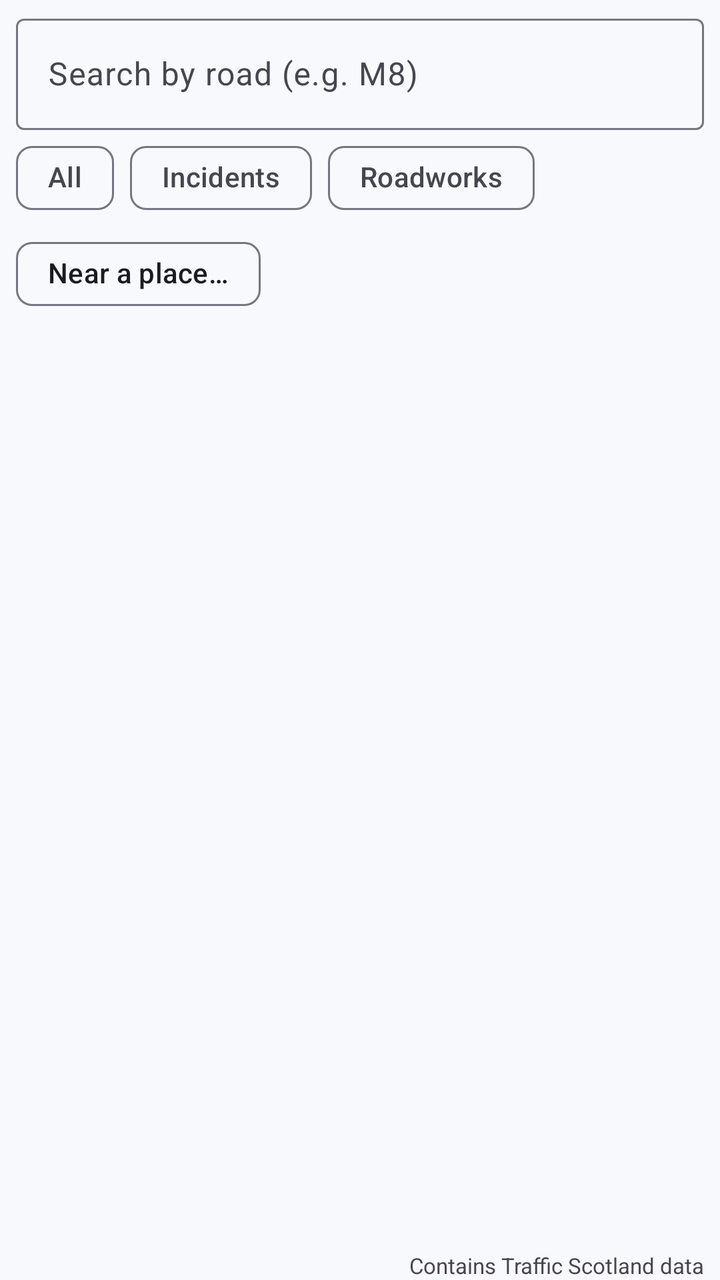
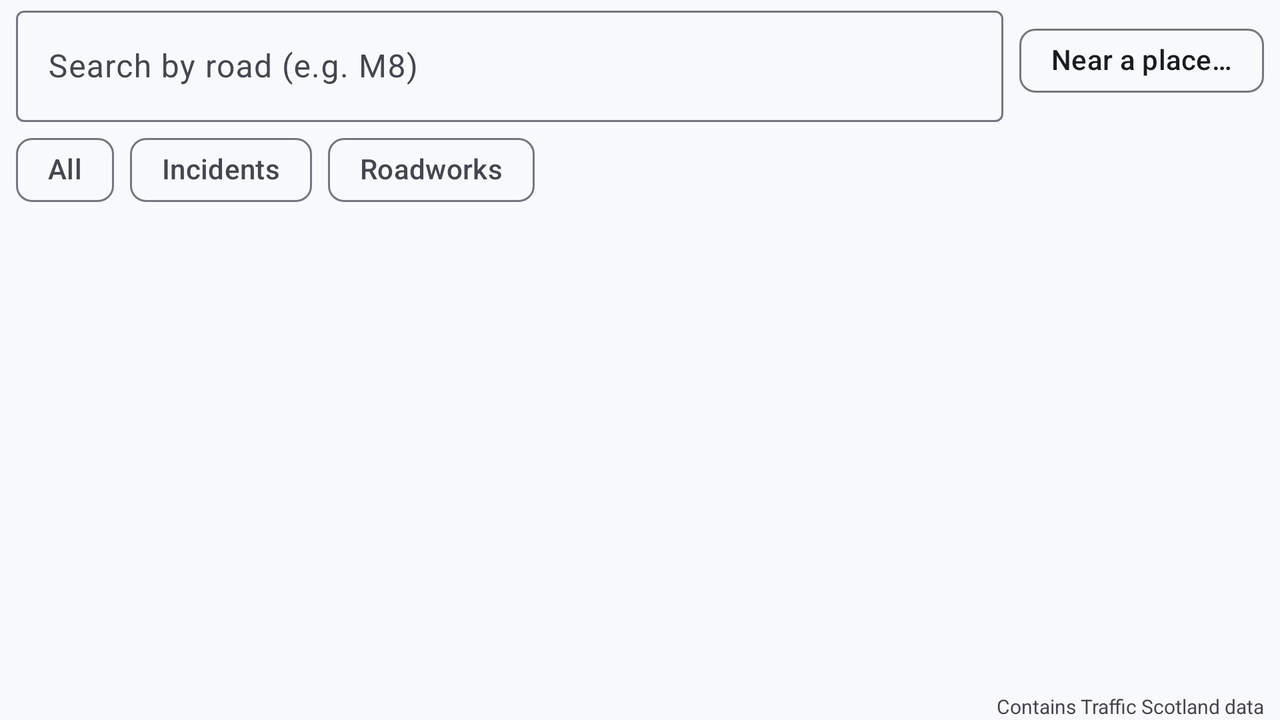

The same Android screen from two of the app's own layout files: first res/layout/ as a phone draws it, then the repository's variant for another configuration, drawn on a device whose configuration selects that folder. Both files follow.
<!-- AndroidManifest.xml: application theme Theme.Brady_Jack_S2327712 -->
<!-- res/layout/fragment_situation_list.xml -->
<?xml version="1.0" encoding="utf-8"?>
<LinearLayout xmlns:android="http://schemas.android.com/apk/res/android"
    xmlns:app="http://schemas.android.com/apk/res-auto"
    android:layout_width="match_parent"
    android:layout_height="match_parent"
    android:orientation="vertical"
    android:paddingStart="8dp"
    android:paddingEnd="8dp">

    <com.google.android.material.textfield.TextInputLayout
        style="@style/Widget.Material3.TextInputLayout.OutlinedBox"
        android:layout_width="match_parent"
        android:layout_height="wrap_content"
        android:layout_marginTop="4dp"
        android:hint="@string/search_road_hint"
        app:endIconMode="clear_text">

        <com.google.android.material.textfield.MaterialAutoCompleteTextView
            style="@style/Widget.Material3.AutoCompleteTextView.OutlinedBox"
            android:id="@+id/roadSearch"
            android:layout_width="match_parent"
            android:layout_height="wrap_content"
            android:completionThreshold="1"
            android:imeOptions="actionSearch"
            android:inputType="textCapCharacters|textNoSuggestions"
            android:maxLines="1" />
    </com.google.android.material.textfield.TextInputLayout>

    <com.google.android.material.chip.ChipGroup
        android:id="@+id/filterGroup"
        android:layout_width="match_parent"
        android:layout_height="wrap_content"
        app:singleSelection="true"
        app:selectionRequired="true">

        <com.google.android.material.chip.Chip
            android:id="@+id/chipAll"
            style="@style/Widget.Material3.Chip.Filter"
            android:layout_width="wrap_content"
            android:layout_height="wrap_content"
            android:text="@string/filter_all" />

        <com.google.android.material.chip.Chip
            android:id="@+id/chipIncidents"
            style="@style/Widget.Material3.Chip.Filter"
            android:layout_width="wrap_content"
            android:layout_height="wrap_content"
            android:text="@string/filter_incidents" />

        <com.google.android.material.chip.Chip
            android:id="@+id/chipRoadworks"
            style="@style/Widget.Material3.Chip.Filter"
            android:layout_width="wrap_content"
            android:layout_height="wrap_content"
            android:text="@string/filter_roadworks" />
    </com.google.android.material.chip.ChipGroup>

    <com.google.android.material.chip.Chip
        android:id="@+id/distanceChip"
        style="@style/Widget.Material3.Chip.Assist"
        android:layout_width="wrap_content"
        android:layout_height="wrap_content"
        android:text="@string/distance_off" />

    <TextView
        android:id="@+id/statusText"
        android:layout_width="match_parent"
        android:layout_height="wrap_content"
        android:textSize="13sp"
        android:textStyle="bold" />

    <TextView
        android:id="@+id/resultCount"
        android:layout_width="match_parent"
        android:layout_height="wrap_content"
        android:textSize="12sp" />

    <com.google.android.material.progressindicator.LinearProgressIndicator
        android:id="@+id/progress"
        android:layout_width="match_parent"
        android:layout_height="wrap_content"
        android:indeterminate="true"
        android:visibility="gone" />

    <ListView
        android:id="@+id/situationList"
        android:layout_width="match_parent"
        android:layout_height="0dp"
        android:layout_weight="1" />

    <TextView
        android:id="@+id/emptyText"
        android:layout_width="match_parent"
        android:layout_height="0dp"
        android:layout_weight="1"
        android:gravity="center"
        android:text="@string/no_situations"
        android:visibility="gone" />

    <TextView
        android:layout_width="match_parent"
        android:layout_height="wrap_content"
        android:gravity="end"
        android:textSize="11sp"
        android:text="@string/attribution" />
</LinearLayout>
<!-- resources referenced by this layout -->
<resources>
  <string name="attribution">Contains Traffic Scotland data</string>
  <string name="distance_off">Near a place…</string>
  <string name="filter_all">All</string>
  <string name="filter_incidents">Incidents</string>
  <string name="filter_roadworks">Roadworks</string>
  <string name="no_situations">No situations to show</string>
  <string name="search_road_hint">Search by road (e.g. M8)</string>
  <style name="Theme.Brady_Jack_S2327712" parent="Base.Theme.Brady_Jack_S2327712" />
  <style name="Base.Theme.Brady_Jack_S2327712" parent="Theme.Material3.DayNight.NoActionBar">
          <item name="colorPrimary">@color/app_primary</item>
          <item name="colorOnPrimary">@color/app_on_primary</item>
          <item name="colorPrimaryContainer">@color/app_primary_container</item>
          <item name="colorOnPrimaryContainer">@color/app_on_primary_container</item>
          <item name="colorSecondary">@color/app_secondary</item>
          <item name="colorOnSecondary">@color/app_on_secondary</item>
          <item name="colorSecondaryContainer">@color/app_secondary_container</item>
          <item name="colorOnSecondaryContainer">@color/app_on_secondary_container</item>
          <item name="android:colorBackground">@color/app_background</item>
          <item name="colorSurface">@color/app_surface</item>
          <item name="colorOnSurface">@color/app_on_surface</item>
          <item name="colorSurfaceVariant">@color/app_surface_variant</item>
          <item name="colorOnSurfaceVariant">@color/app_on_surface_variant</item>
          <item name="colorSurfaceContainerLowest">@color/app_surface_container_lowest</item>
          <item name="colorSurfaceContainerLow">@color/app_surface_container_low</item>
          <item name="colorSurfaceContainer">@color/app_surface_container</item>
          <item name="colorSurfaceContainerHigh">@color/app_surface_container_high</item>
          <item name="colorSurfaceContainerHighest">@color/app_surface_container_highest</item>
          <item name="colorOutline">@color/app_outline</item>
          <item name="colorOutlineVariant">@color/app_outline_variant</item>
          <item name="android:forceDarkAllowed" tools:targetApi="q">false</item>
      </style>
  <color name="app_primary">#0B3D91</color>
  <color name="app_on_primary">#FFFFFF</color>
  <color name="app_primary_container">#D9E2FF</color>
  <color name="app_on_primary_container">#001945</color>
  <color name="app_secondary">#785A00</color>
  <color name="app_on_secondary">#FFFFFF</color>
  <color name="app_secondary_container">#FFC72C</color>
  <color name="app_on_secondary_container">#251A00</color>
  <color name="app_background">#F8F9FC</color>
  <color name="app_surface">#F8F9FC</color>
  <color name="app_on_surface">#191C20</color>
  <color name="app_surface_variant">#E1E2EC</color>
  <color name="app_on_surface_variant">#44474F</color>
  <color name="app_surface_container_lowest">#FFFFFF</color>
  <color name="app_surface_container_low">#F2F3F7</color>
  <color name="app_surface_container">#ECEEF2</color>
  <color name="app_surface_container_high">#E6E8EC</color>
  <color name="app_surface_container_highest">#E1E2E6</color>
  <color name="app_outline">#74777F</color>
  <color name="app_outline_variant">#C4C6D0</color>
</resources>
<!-- res/layout-land/fragment_situation_list.xml (the repository's variant of the layout above) -->
<!-- drawn on the phone turned sideways -->
<?xml version="1.0" encoding="utf-8"?>
<LinearLayout xmlns:android="http://schemas.android.com/apk/res/android"
    xmlns:app="http://schemas.android.com/apk/res-auto"
    android:layout_width="match_parent"
    android:layout_height="match_parent"
    android:orientation="vertical"
    android:paddingStart="8dp"
    android:paddingEnd="8dp">

    <LinearLayout
        android:layout_width="match_parent"
        android:layout_height="wrap_content"
        android:gravity="center_vertical"
        android:orientation="horizontal">

        <com.google.android.material.textfield.TextInputLayout
            style="@style/Widget.Material3.TextInputLayout.OutlinedBox"
            android:layout_width="0dp"
            android:layout_height="wrap_content"
            android:layout_weight="1"
            android:hint="@string/search_road_hint"
            app:endIconMode="clear_text">

            <com.google.android.material.textfield.MaterialAutoCompleteTextView
                style="@style/Widget.Material3.AutoCompleteTextView.OutlinedBox"
                android:id="@+id/roadSearch"
                android:layout_width="match_parent"
                android:layout_height="wrap_content"
                android:completionThreshold="1"
                android:imeOptions="actionSearch|flagNoExtractUi"
                android:inputType="textCapCharacters|textNoSuggestions"
                android:maxLines="1" />
        </com.google.android.material.textfield.TextInputLayout>

        <com.google.android.material.chip.Chip
            android:id="@+id/distanceChip"
            style="@style/Widget.Material3.Chip.Assist"
            android:layout_width="wrap_content"
            android:layout_height="wrap_content"
            android:layout_marginStart="8dp"
            android:text="@string/distance_off" />
    </LinearLayout>

    <com.google.android.material.chip.ChipGroup
        android:id="@+id/filterGroup"
        android:layout_width="match_parent"
        android:layout_height="wrap_content"
        app:singleLine="true"
        app:singleSelection="true"
        app:selectionRequired="true">

        <com.google.android.material.chip.Chip
            android:id="@+id/chipAll"
            style="@style/Widget.Material3.Chip.Filter"
            android:layout_width="wrap_content"
            android:layout_height="wrap_content"
            android:text="@string/filter_all" />

        <com.google.android.material.chip.Chip
            android:id="@+id/chipIncidents"
            style="@style/Widget.Material3.Chip.Filter"
            android:layout_width="wrap_content"
            android:layout_height="wrap_content"
            android:text="@string/filter_incidents" />

        <com.google.android.material.chip.Chip
            android:id="@+id/chipRoadworks"
            style="@style/Widget.Material3.Chip.Filter"
            android:layout_width="wrap_content"
            android:layout_height="wrap_content"
            android:text="@string/filter_roadworks" />
    </com.google.android.material.chip.ChipGroup>

    <LinearLayout
        android:layout_width="match_parent"
        android:layout_height="wrap_content"
        android:orientation="horizontal">

        <TextView
            android:id="@+id/statusText"
            android:layout_width="0dp"
            android:layout_height="wrap_content"
            android:layout_weight="1"
            android:ellipsize="end"
            android:maxLines="1"
            android:textSize="12sp"
            android:textStyle="bold" />

        <TextView
            android:id="@+id/resultCount"
            android:layout_width="wrap_content"
            android:layout_height="wrap_content"
            android:layout_marginStart="8dp"
            android:textSize="12sp" />
    </LinearLayout>

    <com.google.android.material.progressindicator.LinearProgressIndicator
        android:id="@+id/progress"
        android:layout_width="match_parent"
        android:layout_height="wrap_content"
        android:indeterminate="true"
        android:visibility="gone" />

    <ListView
        android:id="@+id/situationList"
        android:layout_width="match_parent"
        android:layout_height="0dp"
        android:layout_weight="1" />

    <TextView
        android:id="@+id/emptyText"
        android:layout_width="match_parent"
        android:layout_height="0dp"
        android:layout_weight="1"
        android:gravity="center"
        android:text="@string/no_situations"
        android:visibility="gone" />

    <TextView
        android:layout_width="match_parent"
        android:layout_height="wrap_content"
        android:gravity="end"
        android:textSize="10sp"
        android:text="@string/attribution" />
</LinearLayout>
